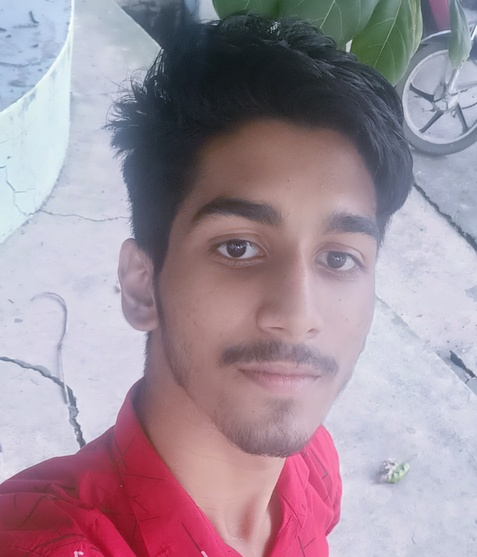
#> input picture face_repository/Anish Kumar Roy.jpg, 477 x 557 px, shrunk from 2016 x 2354 before the run; its folder holds only this picture in this run
$ python app.py
#> lines starting #> are read from the running program, lines starting #| are printed output that depends on the picture; after the words box and inside, x2 and y2 are one past the last pixel; in counts of white or black regions, pixels touching at a corner belong together
import cv2
import os
import numpy as np

face_cascade = cv2.CascadeClassifier(cv2.data.haarcascades + 'haarcascade_frontalface_default.xml')

def load_images_from_directory(directory):
#> called with directory = 'face_repository'
    faces = []
    labels = []
    name_dict = {}
    label = 0

    for filename in os.listdir(directory):
        if filename.endswith('.jpg') or filename.endswith('.png'):
            img_path = os.path.join(directory, filename)
            image = cv2.imread(img_path)
#> image is the input picture: shape (557, 477, 3); mean B, G, R 155.3, 143.1, 160.8
            gray = cv2.cvtColor(image, cv2.COLOR_BGR2GRAY)
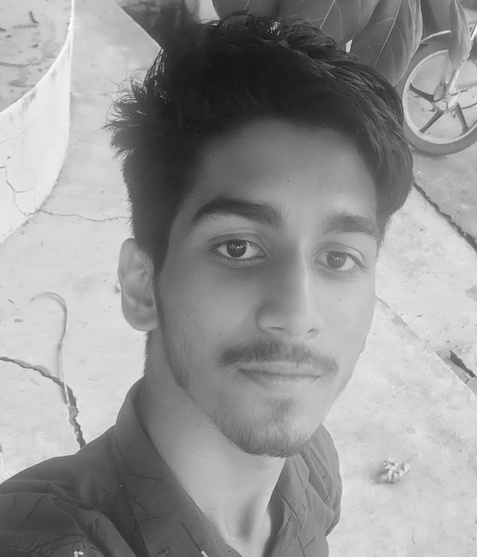
#> gray: shape (557, 477); min 19, max 252, mean 149.8
            faces_detected = face_cascade.detectMultiScale(gray, scaleFactor=1.1, minNeighbors=5)
#> faces_detected = [[145, 149, 285, 285]]

            for (x, y, w, h) in faces_detected:
                face = gray[y:y+h, x:x+w]
                faces.append(face)
                labels.append(label)
                name_dict[label] = filename.split('.')[0]  # Store name without extension
#> this loop made 1 pass
#> pass 1, in load_images_from_directory, `face = gray[y:y+h, x:x+w]`:
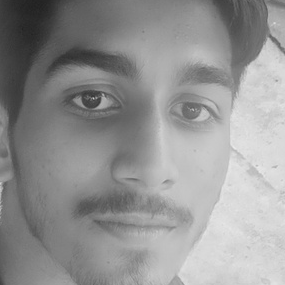
#> face: shape (285, 285); min 33, max 233, mean 147.2
#> after the loop, faces = 1 item; labels = [0]; name_dict = {0: 'Anish Kumar Roy'}
            label += 1

    return faces, labels, name_dict

# Function to train the LBP recognizer
def train_recognizer(faces, labels):
    recognizer = cv2.face.LBPHFaceRecognizer_create()
    recognizer.train(faces, np.array(labels))
    return recognizer

def recognize_faces(input_image, recognizer, name_dict):
    gray = cv2.cvtColor(input_image, cv2.COLOR_BGR2GRAY)
    faces_detected = face_cascade.detectMultiScale(gray, scaleFactor=1.1, minNeighbors=5)

    for (x, y, w, h) in faces_detected:
        face = gray[y:y+h, x:x+w]
        label, confidence = recognizer.predict(face)
        name = name_dict.get(label, "Unknown")
        cv2.rectangle(input_image, (x, y), (x+w, y+h), (255, 0, 0), 2)
        cv2.putText(input_image, name, (x, y-10), cv2.FONT_HERSHEY_SIMPLEX, 0.8, (255, 0, 0), 2)

    return input_image

directory = 'face_repository'  # Directory containing face images
faces, labels, name_dict = load_images_from_directory(directory)
#> faces = 1 item; labels = [0]; name_dict = {0: 'Anish Kumar Roy'}
recognizer = train_recognizer(faces, labels)

input_image = cv2.imread('group_photo.jpg')  # Replace with your input image path
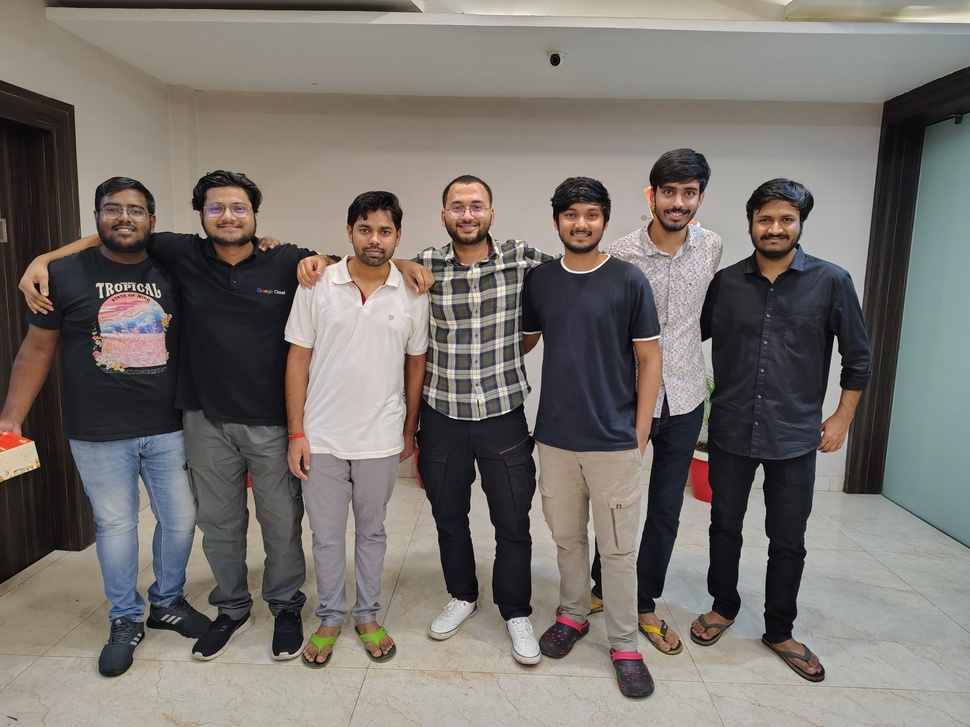
#> input picture group_photo.jpg, 970 x 727 px, shrunk from 4096 x 3072 before the run
#> input_image is the input picture: shape (727, 970, 3); mean B, G, R 110.2, 115, 120.5
output_image = recognize_faces(input_image, recognizer, name_dict)
#> in recognize_faces, `gray = cv2.cvtColor(input_image, cv2.COLOR_BGR2GRAY)`:
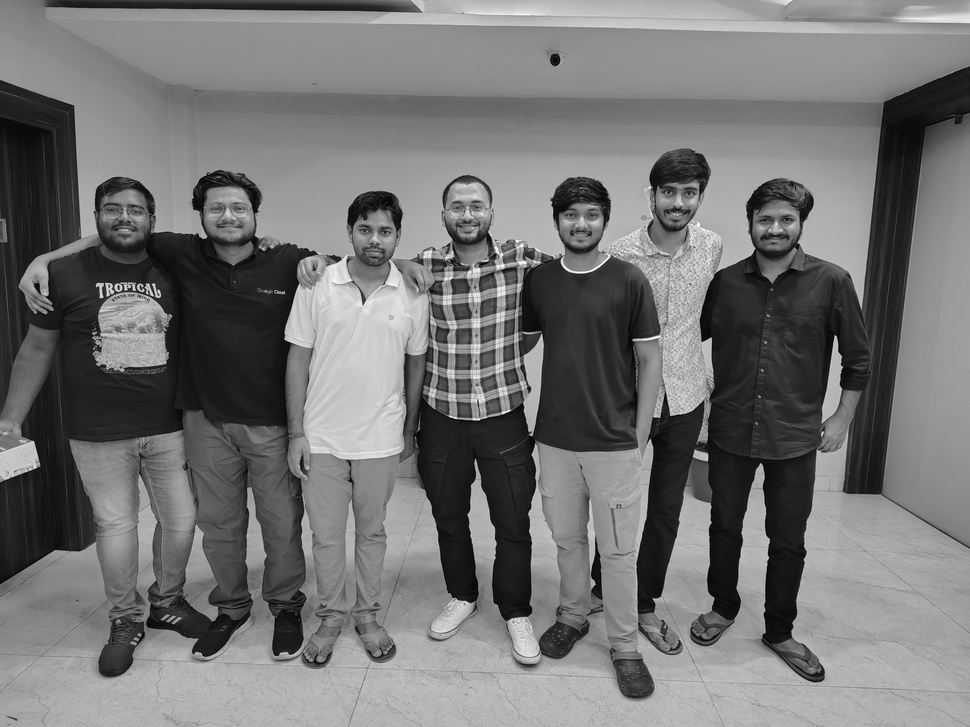
#> gray: shape (727, 970); min 0, max 255, mean 116.1
#> in recognize_faces, `faces_detected = face_cascade.detectMultiScale(gray, scaleFactor=1.1, ..`: faces_detected = [[345, 208, 60, 60], [94, 186, 59, 59], [438, 184, 58, 58], [547, 188, 68, 68], [645, 167, 67, 67], [200, 186, 57, 57], [745, 195, 62, 62]]
#> the loop in recognize_faces, `for (x, y, w, h) in faces_detected:` made 7 passes
#> (x, y, w, h, confidence) on passes 1 to 7: (345, 208, 60, 60, 124.2), (94, 186, 59, 59, 130.6), (438, 184, 58, 58, 128.7), (547, 188, 68, 68, 126.2), (645, 167, 67, 67, 117.9), (200, 186, 57, 57, 141.7), (745, 195, 62, 62, 130.4)
#> pass 1, in recognize_faces, `face = gray[y:y+h, x:x+w]`:
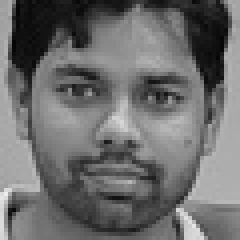
#> face: shape (60, 60) (shown 4 times larger); min 5, max 237, mean 108.8
#> after the loop in recognize_faces, `for (x, y, w, h) in faces_detected:`:
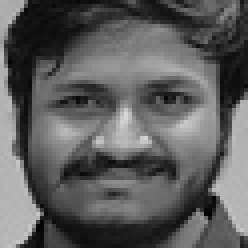
#> face: shape (62, 62) (shown 4 times larger); min 2, max 216, mean 93.3
#> after the loop in recognize_faces, `for (x, y, w, h) in faces_detected:`:
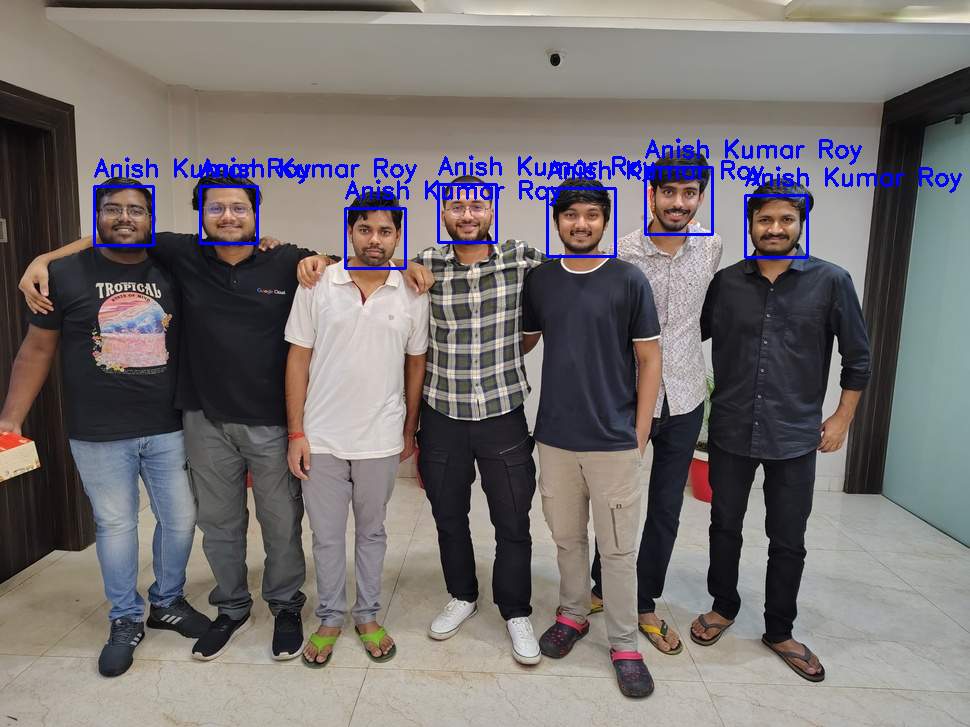
#> input_image: shape (727, 970, 3); 2.02% of pixels changed, all inside (x1, y1, x2, y2) = (93, 138, 962, 270)

cv2.imshow('Recognized Faces', output_image)
cv2.waitKey(0)
cv2.destroyAllWindows()
